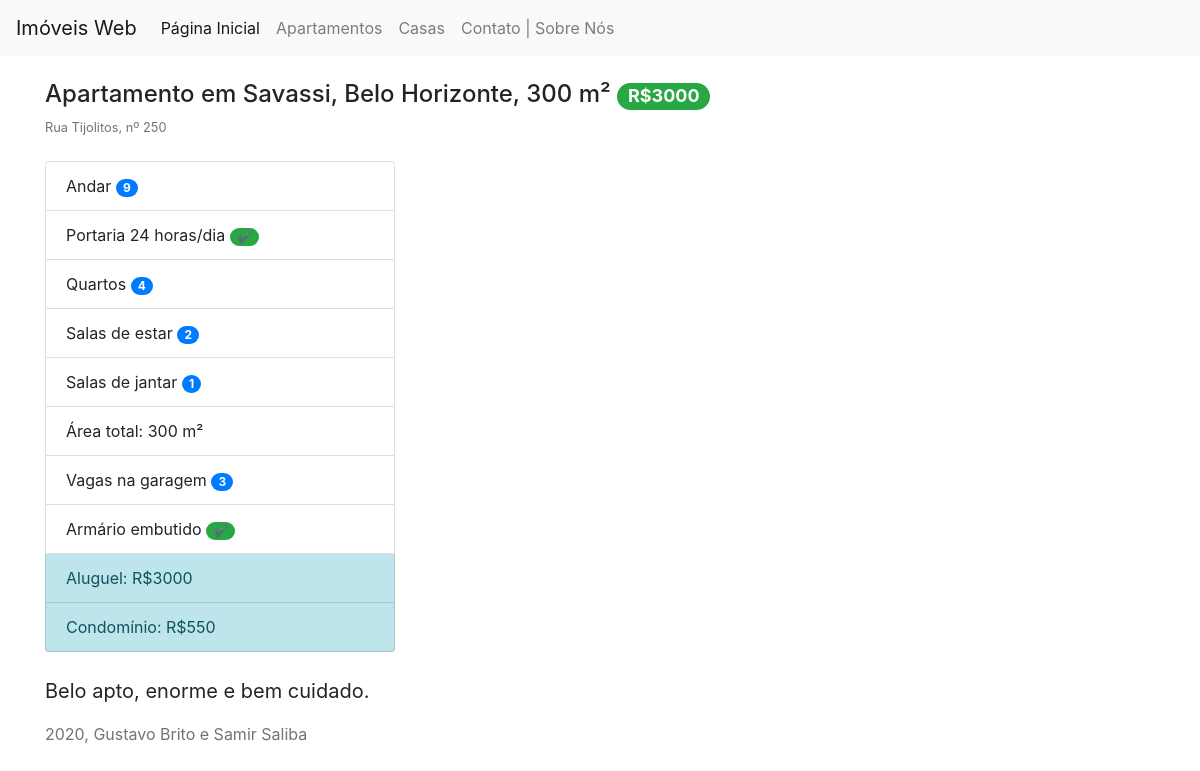
/imvwb/apartamentos/1/, run on an earlier commit of the app's database.
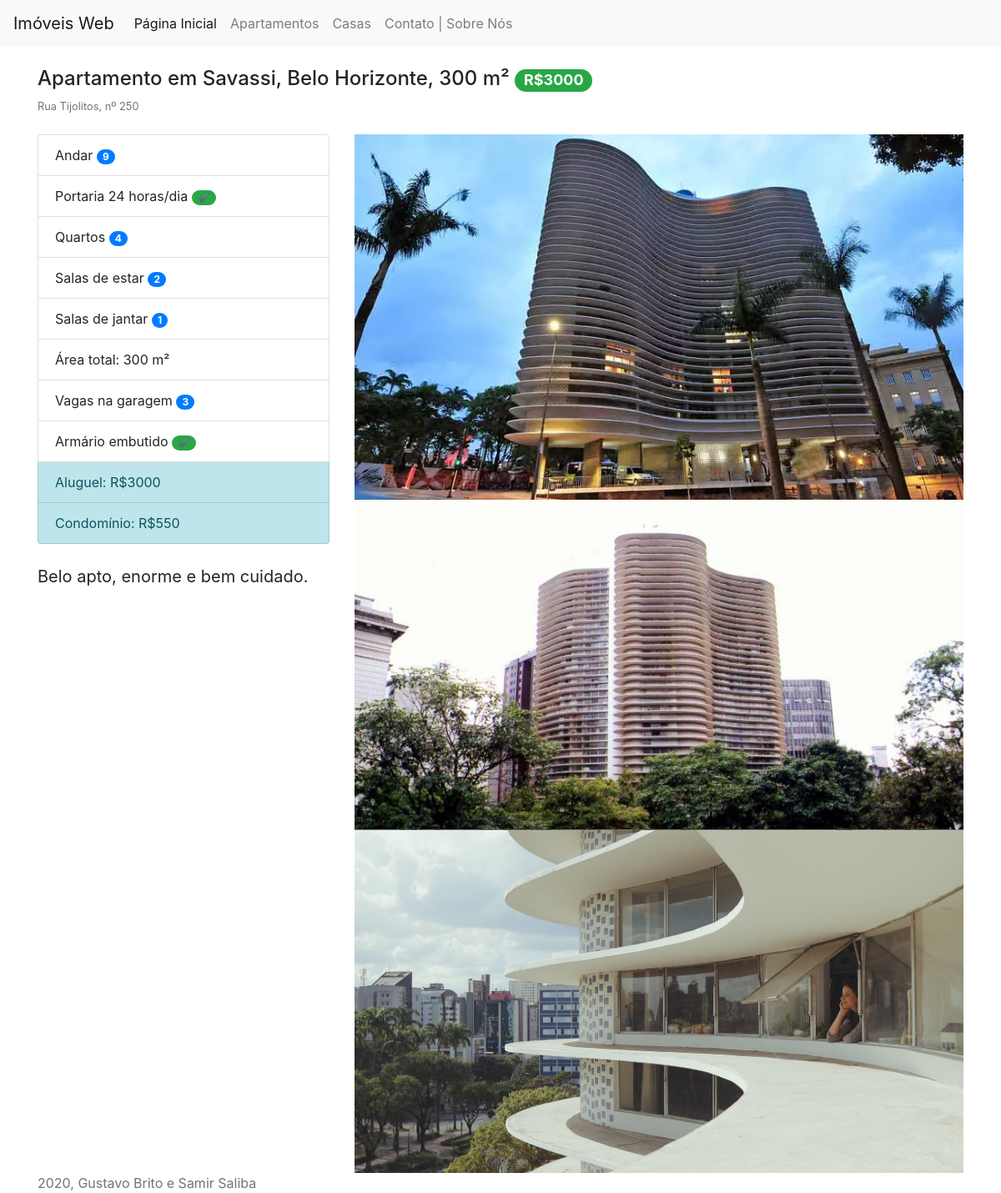
And on a later commit of the database.
### imvwb/models.py (models this page shows, shortened)
class Imovel(models.Model):
    num_quartos = models.PositiveSmallIntegerField(blank=False)
    num_salas_estar = models.PositiveSmallIntegerField(blank=False)
    num_salas_jantar = models.PositiveSmallIntegerField(blank=False)
    area = models.PositiveSmallIntegerField(blank=False)
    num_vagas_garagem = models.PositiveSmallIntegerField(blank=False)
    possui_armario_embutido = models.BooleanField(default=False)
    descricao = models.TextField(max_length=500, blank=True)
    aluguel = models.PositiveIntegerField(blank=False)
    data_postagem = models.DateTimeField(auto_now_add=True)
    logradouro = models.CharField(max_length=50, blank=False)
    numero = models.PositiveSmallIntegerField(blank=False)
    bairro = models.ForeignKey(Bairro, on_delete=models.PROTECT)
    cidade = models.CharField(max_length=25, blank=False)
    uf = models.CharField(max_length=2, blank=False)

class Bairro(models.Model):
    nome = models.CharField(max_length=30, blank=False)
    def __str__(self):
        return self.nome

class Apartamento(Imovel):
    andar = models.PositiveSmallIntegerField(blank=False)
    valor_condominio = models.PositiveSmallIntegerField(blank=False)
    possui_portaria_24h = models.BooleanField(default=None)

class Imagem(models.Model):
    imagem = models.ImageField(upload_to='images/')
    imovel = models.ForeignKey(Imovel, on_delete=models.CASCADE)

### imvwb/views.py (the view)
# urls.py: path('apartamentos/<int:apto_id>/', views.detail_apartamento, name='detail_apto'),
def detail_apartamento(request, apto_id):
    apto = get_object_or_404(Apartamento, pk=apto_id)
    imagens = Imagem.objects.filter(imovel=apto_id)
    context = {'apto': apto, 'imagens': imagens}
    return render(request, 'imvwb/detail_apto.html', context)

### imvwb/templates/imvwb/detail_apto.html
{% extends "./base.html" %}
{% block content %}
<h4 class="pt-4">Apartamento em {{apto.bairro}}, {{apto.cidade}}, {{apto.area}} m² <span class="badge badge-success badge-pill">R${{apto.aluguel}}</span></h4>
<small class="text-muted">{{apto.logradouro}}, nº {{apto.numero}}</small>
<div class="row pt-4">
    <div class=col-4>
        <ul class="list-group">
            <li class="list-group-item">Andar   <span class="badge badge-primary badge-pill">{{apto.andar}}</span></li>
            {%if apto.possui_portaria_24h%}
                <li class="list-group-item">Portaria 24 horas/dia
                    <span class="badge badge-success badge-pill">&#10004;
                    </span>
                </li>
            {% endif %}
            <li class="list-group-item">Quartos   <span class="badge badge-primary badge-pill">{{apto.num_quartos}}</span></li>
            <li class="list-group-item">Salas de estar     <span class="badge badge-primary badge-pill">{{apto.num_salas_estar}}</span></li>
            <li class="list-group-item">Salas de jantar    <span class="badge badge-primary badge-pill">{{apto.num_salas_jantar}}</span></li>
            <li class="list-group-item">Área total: {{apto.area}} m²</li>
            <li class="list-group-item">Vagas na garagem  <span class="badge badge-primary badge-pill">{{apto.num_vagas_garagem}}</span></li>
            {%if apto.possui_armario_embutido %}
                <li class="list-group-item">Armário embutido
                    <span class="badge badge-success badge-pill">&#10004;
                    </span>
                </li>
            {% endif %}
            <li class="list-group-item list-group-item-info">Aluguel: R${{apto.aluguel}}</li>
            <li class="list-group-item list-group-item-info">Condomínio: R${{apto.valor_condominio}}</li>
        </ul>
        <blockquote class="blockquote pt-4">
            <p class="mb-0 text-justify">{{apto.descricao}}</p>
        </blockquote>
    </div>
    <div class=col-8>
        {% for img_obj in imagens %}
            <img src="{{img_obj.imagem.url}}" class="img-fluid" alt="">
        {% endfor %}
    </div>
</div>
{% endblock %}

### imvwb/templates/imvwb/base.html (shortened to what this page needs)
<link rel="stylesheet" href="https://stackpath.bootstrapcdn.com/bootstrap/4.5.2/css/bootstrap.min.css">
<nav class="navbar navbar-expand-lg navbar-light bg-light">
    <a class="navbar-brand" href="#">Imóveis Web</a>
    <div class="collapse navbar-collapse" id="navbarNav">
      <ul class="navbar-nav">
        <li class="nav-item active">
          <a class="nav-link" href="{% url 'imvwb:index'  %}">Página Inicial<span class="sr-only">(current)</span></a>
        </li>
        <li class="nav-item">
          <a class="nav-link" href="{% url 'imvwb:aptos'  %}">Apartamentos</a>
        </li>
        <li class="nav-item">
          <a class="nav-link" href="{% url 'imvwb:casas'  %}">Casas</a>
        </li>
        <li class="nav-item">
            <a class="nav-link" href="{% url 'imvwb:contato'  %}">Contato | Sobre Nós</a>
        </li>
      </ul>
    </div>
</nav>
<div class="container">
    {% block content %}
    {% endblock %}
</div>
<footer class="footer">
  <div class="container">
    <span class="text-muted">2020, Gustavo Brito e Samir Saliba</span>
  </div>
</footer>

What changed in the data, as far as the page shows it:
added Imagem: imagem (picture)
added Imagem: imagem (picture)
added Imagem: imagem (picture)
